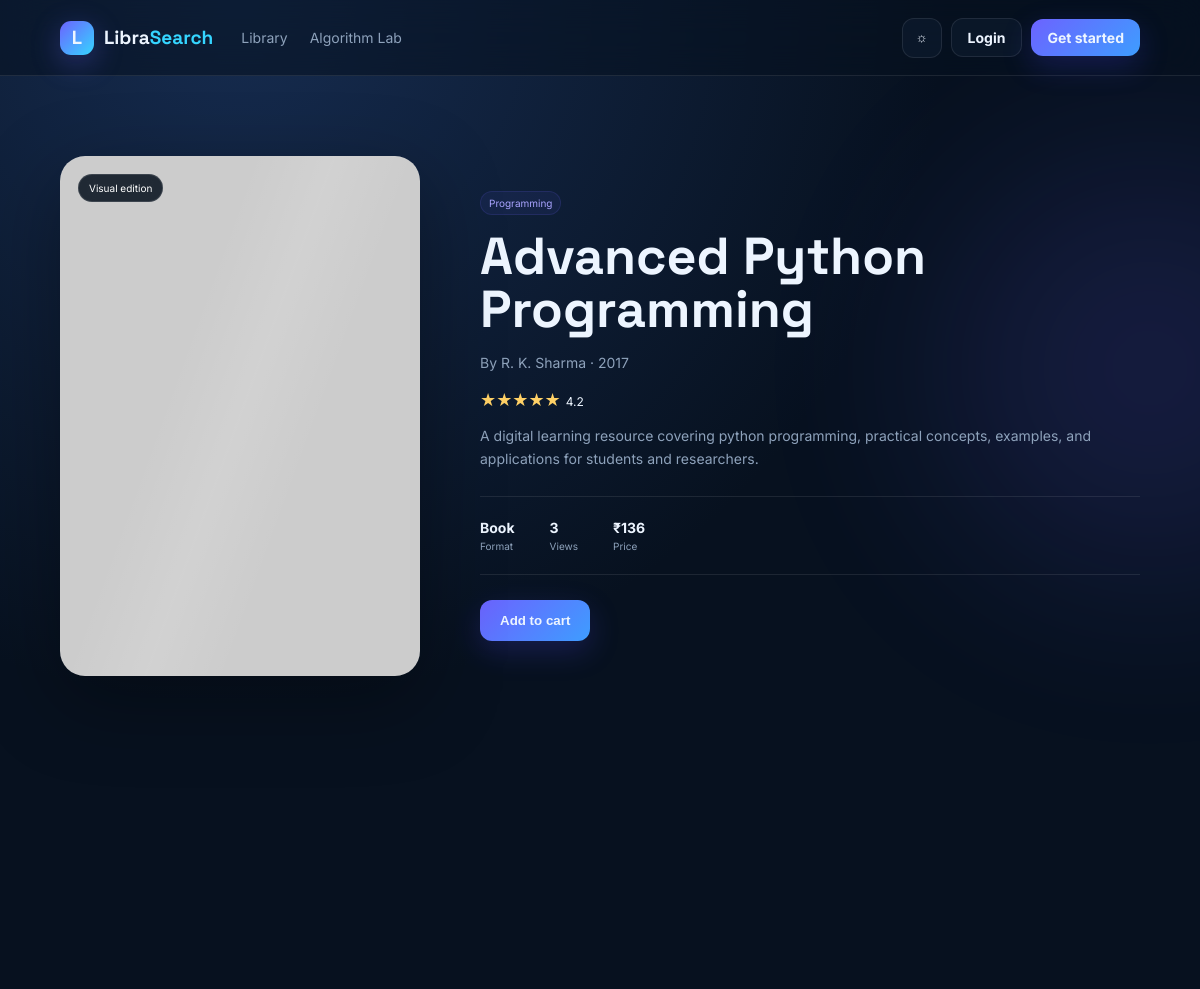
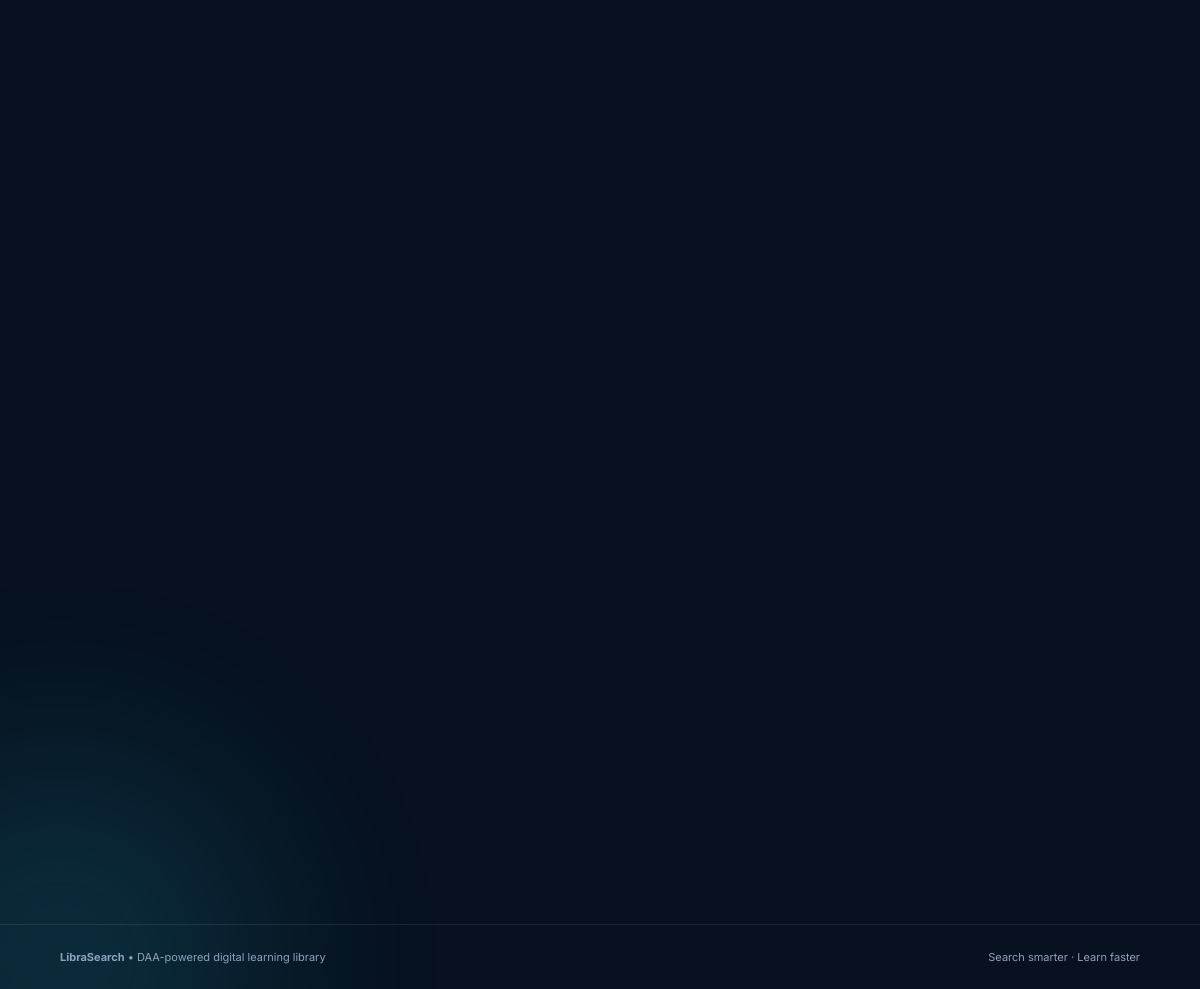
Screenshot of /resource/2 with the database file from the repository (2 pictures, top to bottom).
### tables this page shows
CREATE TABLE resources (
        id INTEGER PRIMARY KEY AUTOINCREMENT,
        title TEXT NOT NULL,
        author TEXT NOT NULL,
        description TEXT NOT NULL,
        keywords TEXT NOT NULL,
        category TEXT NOT NULL,
        publication_year INTEGER NOT NULL,
        resource_type TEXT NOT NULL,
        publisher TEXT NOT NULL,
        isbn TEXT,
        price REAL NOT NULL DEFAULT 0,
        cover TEXT,
        url TEXT,
        rating REAL DEFAULT 4.5,
        views INTEGER DEFAULT 0,
        created_at TEXT DEFAULT CURRENT_TIMESTAMP
    );

### app.py (the view)
@app.route("/resource/<int:rid>")
def resource(rid):
    conn = db()
    row = conn.execute("SELECT * FROM resources WHERE id=?", (rid,)).fetchone()
    if not row:
        conn.close(); abort(404)
    r = dict(row)
    conn.execute("UPDATE resources SET views=views+1 WHERE id=?", (rid,))
    conn.commit()
    others = [dict(x) for x in conn.execute(
        "SELECT * FROM resources WHERE id<>? LIMIT 200", (rid,)).fetchall()]
    conn.close()
    target = set(tokenize(r["keywords"] + " " + r["category"]))
    related = []
    for item in others:
        score = jaccard_similarity(target, set(tokenize(item["keywords"] + " " + item["category"])))
        if score > 0:
            item["similarity"] = round(score * 100, 1)
            related.append(item)
    related.sort(key=lambda x: x["similarity"], reverse=True)
    return render_template("resource.html", resource=r, related=related[:6])

### app.py (called while the page is built)
def normalize(text):
    return re.sub(r"[^a-z0-9\s]", " ", (text or "").lower()).strip()

def tokenize(text):
    return [t for t in normalize(text).split() if t and t not in STOP_WORDS]

def jaccard_similarity(a_terms, b_terms):
    a, b = set(a_terms), set(b_terms)
    if not a and not b:
        return 1.0
    if not a or not b:
        return 0.0
    return len(a & b) / len(a | b)

def db():
    conn = sqlite3.connect(DB_PATH)
    conn.row_factory = sqlite3.Row
    return conn

def current_user():
    uid = session.get("user_id")
    if not uid:
        return None
    conn = db()
    row = conn.execute("SELECT * FROM users WHERE id=?", (uid,)).fetchone()
    conn.close()
    return dict(row) if row else None

@app.context_processor
def inject_globals():
    user = current_user()
    cart_count = 0
    wishlist_count = 0
    if user:
        conn = db()
        cart_count = conn.execute("SELECT COUNT(*) FROM cart WHERE user_id=?", (user["id"],)).fetchone()[0]
        wishlist_count = conn.execute("SELECT COUNT(*) FROM wishlist WHERE user_id=?", (user["id"],)).fetchone()[0]
        conn.close()
    return {"current_user": user, "cart_count": cart_count, "wishlist_count": wishlist_count}

### templates/resource.html (shortened to what this page needs)
{% extends 'base.html' %}{% block title %}{{ resource.title }} — LibraSearch{% endblock %}{% block content %}
<section class="detail reveal"><div class="detail-cover"><img src="{{ resource.cover }}" alt="{{ resource.title }}"><div class="shine"></div><span class="classic-ribbon">{% if resource.category in ['Classic Literature','Fantasy'] %}Featured shelf{% else %}Visual edition{% endif %}</span></div><div class="detail-copy"><span class="chip">{{ resource.category }}</span><h1>{{ resource.title }}</h1><p class="author">By {{ resource.author }} · {{ resource.publication_year }}</p><div class="rating">★★★★★ <span>{{ '%.1f'|format(resource.rating) }}</span></div><p>{{ resource.description }}</p><div class="detail-stats"><div><b>{{ resource.resource_type }}</b><span>Format</span></div><div><b>{{ resource.views }}</b><span>Views</span></div><div><b>₹{{ '%.0f'|format(resource.price) }}</b><span>Price</span></div></div><div class="actions"><form method="post" action="{{ url_for('cart_add',rid=resource.id) }}"><button class="btn btn-primary btn-lg">Add to cart</button></form>{% if current_user %}<form method="post" action="{{ url_for('wishlist_toggle',rid=resource.id) }}"><button class="btn btn-soft btn-lg">♡ Wishlist</button></form><form method="post" action="{{ url_for('log_reading',rid=resource.id) }}"><input type="hidden" name="minutes" value="15"><button class="btn btn-ghost btn-lg">🔥 Log 15 min</button></form>{% endif %}</div></div></section>
{% endblock %}

### static/style.css (style rules this page uses)
:root { --bg:#07111f;--surface:rgba(15,27,47,.72);--surface2:#0d1b2f;--text:#edf5ff;--muted:#8ea2bb;--line:rgba(255,255,255,.09);--primary:#6c63ff;--cyan:#35d5ff;--green:#4adeb1;--shadow:0 24px 80px rgba(0,0,0,.35) }
* { box-sizing:border-box }
html { scroll-behavior:smooth }
body { margin:0;background:radial-gradient(circle at 20% 0,#162c50 0,transparent 32%),var(--bg);color:var(--text);font:14px Inter,system-ui,sans-serif;min-height:100vh }
.btn { border:1px solid var(--line);padding:10px 16px;border-radius:12px;font-weight:700;display:inline-flex;justify-content:center;align-items:center;gap:8px;cursor:pointer;transition:.25s;background:transparent;color:var(--text) }
.btn-primary { border:0;background:linear-gradient(135deg,var(--primary),#3e9dff);box-shadow:0 10px 30px #5148ff38 }
.btn-lg { padding:13px 20px }
.chip { display:inline-block;color:#a9a4ff;background:#6c63ff14;border:1px solid #6c63ff25;padding:5px 8px;border-radius:99px;font-size:10px }
.detail { display:grid;grid-template-columns:360px 1fr;gap:60px;align-items:center;padding:80px 0 }
.detail-cover { height:520px;border-radius:25px;overflow:hidden;box-shadow:var(--shadow);position:relative }
.detail-cover img { width:100%;height:100%;object-fit:cover }
.shine { position:absolute;inset:0;background:linear-gradient(110deg,transparent 35%,#ffffff1c 50%,transparent 65%);animation:shine 4s infinite }
.detail-copy h1 { font:700 52px/1.02 'Space Grotesk';margin:15px 0 }
.author,.detail-copy>p { color:var(--muted);line-height:1.7 }
.rating { color:#ffd166;font-size:18px }
.rating span { color:var(--text);font-size:12px }
.detail-stats { display:flex;gap:35px;border-top:1px solid var(--line);border-bottom:1px solid var(--line);padding:22px 0;margin:25px 0 }
.detail-stats b,.detail-stats span { display:block }
.detail-stats span { font-size:10px;color:var(--muted);margin-top:4px }
.actions { display:flex;gap:10px }
.reveal { opacity:0;transform:translateY(22px);transition:opacity .7s ease,transform .7s ease }
.reveal.visible { opacity:1;transform:none }
.classic-ribbon { position:absolute;top:18px;left:18px;padding:7px 10px;border-radius:99px;background:#06111ddd;color:#fff;border:1px solid #ffffff20;font-size:10px;backdrop-filter:blur(8px) }

### rows the page displays
resources: category "Programming", title "Advanced Python Programming", author "R. K. Sharma", publication_year "2017", rating "4.2", description "A digital learning resource covering python programming, practical concepts, examples, and applications for students and researchers.", resource_type "Book", views "3", price "136"
